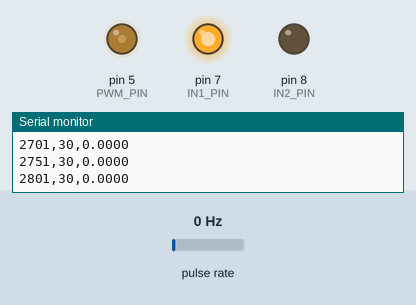
This sketch was run on a simulated Arduino Uno, built with avr-gcc and run on an emulated ATmega328P. Parts: output pins drawn as LEDs (lit = HIGH), the last lines printed to the serial monitor. Wiring (inferred from the names in the program): pulse sensor: data pin 2. Inputs (shaded band) come from the test bench; at power-on: pulse rate 0 Hz.

Above: at 2.85 s.
At 8.48 s:
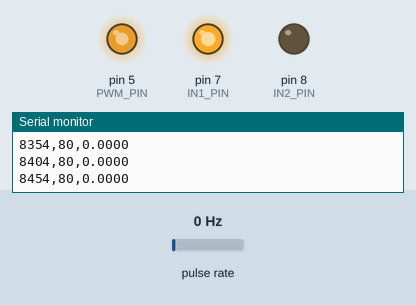
At 20.1 s:
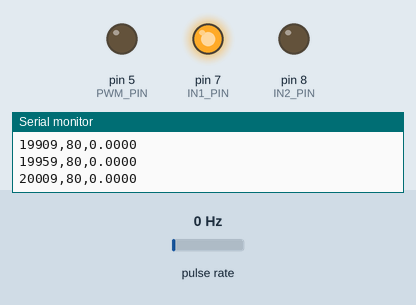
Timing chart, 0 to 21.6 s (numbered marks = the images above):
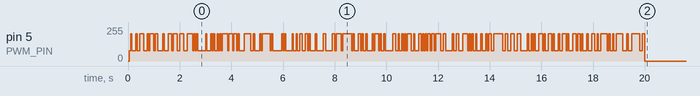

The sketch:

source_code_datadriven.ino
```cpp
const uint8_t  PWM_PIN      = 5;
const uint8_t  IN1_PIN      = 7;
const uint8_t  IN2_PIN      = 8;
const uint8_t  ENCODER_PIN  = 2;

const unsigned long Ts_ms   = 50;
const uint8_t  DUTY_MIN_PCT = 30;
const uint8_t  DUTY_MAX_PCT = 80;
const int      N_SAMPLES    = 400;

const float    COUNTS_PER_REV = 374.0;

volatile long encoderCount = 0;
long lastEncoderCount = 0;

unsigned long lastSampleTime = 0;
int sampleIndex = 0;

uint16_t lfsr = 0xACE1u;

bool prbsBit() {
  uint16_t bit = ((lfsr >> 0) ^ (lfsr >> 2) ^ (lfsr >> 3) ^ (lfsr >> 5)) & 1u;
  lfsr = (lfsr >> 1) | (bit << 15);
  return bit;
}

void encoderISR() {
  encoderCount++;
}

void setup() {
  Serial.begin(115200);

  pinMode(PWM_PIN, OUTPUT);
  pinMode(IN1_PIN, OUTPUT);
  pinMode(IN2_PIN, OUTPUT);
  pinMode(ENCODER_PIN, INPUT_PULLUP);

  digitalWrite(IN1_PIN, HIGH);
  digitalWrite(IN2_PIN, LOW);

  attachInterrupt(digitalPinToInterrupt(ENCODER_PIN), encoderISR, RISING);

  Serial.println("t_ms,u_duty,y_speed");

  lastSampleTime = millis();
}

void loop() {
  unsigned long now = millis();

  if (now - lastSampleTime >= Ts_ms && sampleIndex < N_SAMPLES) {
    lastSampleTime = now;

    uint8_t dutyPct = prbsBit() ? DUTY_MAX_PCT : DUTY_MIN_PCT;
    int pwmValue = map(dutyPct, 0, 100, 0, 255);
    analogWrite(PWM_PIN, pwmValue);

    noInterrupts();
    long countsNow = encoderCount;
    interrupts();

    long deltaCounts = countsNow - lastEncoderCount;
    lastEncoderCount = countsNow;

    float speed_rps = (deltaCounts / COUNTS_PER_REV) / (Ts_ms / 1000.0);

    Serial.print(now);
    Serial.print(",");
    Serial.print(dutyPct);
    Serial.print(",");
    Serial.println(speed_rps, 4);

    sampleIndex++;
  }

  if (sampleIndex >= N_SAMPLES) {
    analogWrite(PWM_PIN, 0);
  }
}
```
